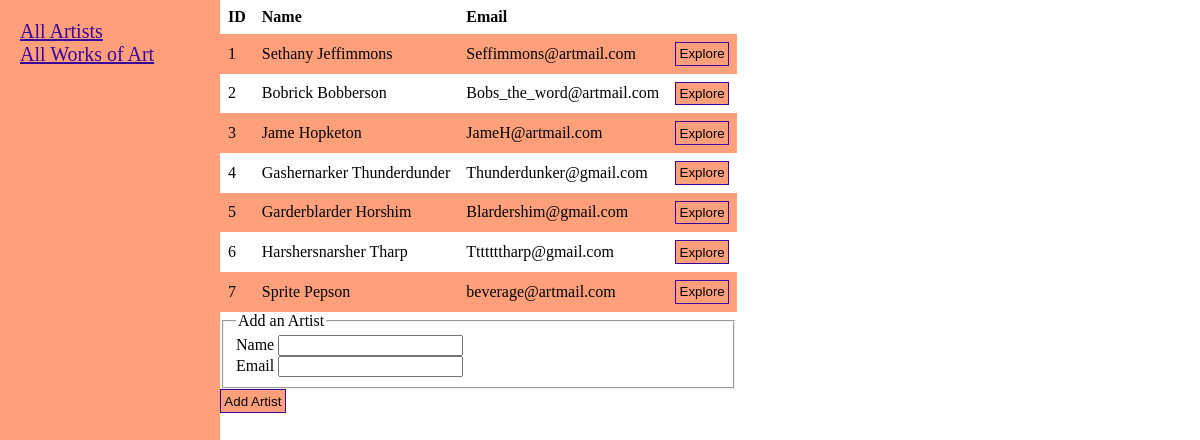
The page /addartist on the database as committed earlier.
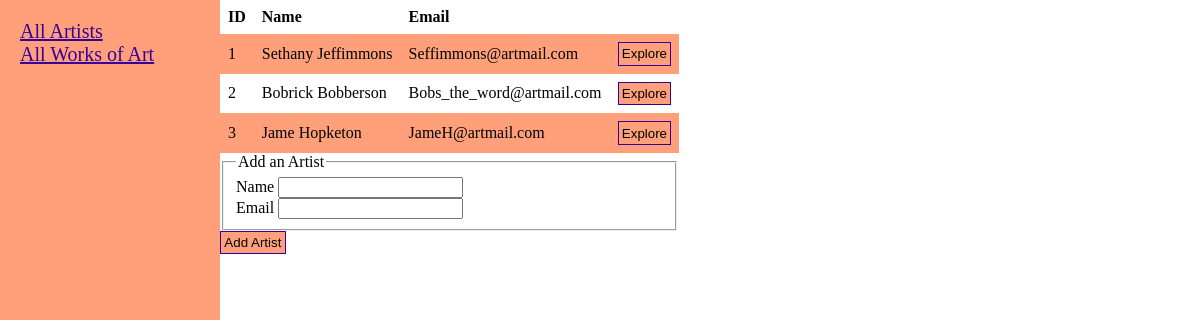
The same page on the database as committed later.
### Models.py (models this page shows, shortened)
class Artist(Model):
    class Meta:
        database = db
        constraints = [SQL('UNIQUE(name COLLATE NOCASE)')]
    name = CharField()
    email_address = CharField()

### routes.py (the view, shortened to what this page needs)
@app.route('/artists', methods=['GET', 'POST'])
@app.route('/addartist', methods=['GET', 'POST'])
def addartist():
    form = ArtistInputForm()
    artists = artist.get_all_artists()
    return render_template('add_artist.html', title='AddArtist', form=form, artists=artists)

### get_info.py
class ArtistInputForm(FlaskForm):
    name = StringField('Name', validators=[DataRequired(), Length(max=50)])
    email_address = StringField('Email', validators=[DataRequired(), Email(),  Length(max=50)])
    submit=SubmitField('Add Artist')

### artist.py (called while the page is built)
def get_all_artists():
    query = Artist.select()
    return list(query)

### templates/add_artist.html (shortened to what this page needs)
{% extends "display_artists.html" %}
{% block add_artist %}
    <form method="POST" action="">
        <fieldset>
            <legend>Add an Artist</legend>
            <div>
                {{ form.name.label() }}
                {% if form.name.errors %}
                    {{form.name()}}
                    <div>
                        {% for error in form.name.errors %}
                            <span>{{error}}</span>
                        {% endfor %}
                    </div>
                {% else %}
                    {{ form.name() }}
                {% endif %}
            </div>
            <div>
                {{ form.email_address.label() }}
                {% if form.email_address.errors %}
                    {{form.email_address()}}
                    <div>
                        {% for error in form.email_address.errors %}
                            <span>{{error}}</span>
                        {% endfor %}
                    </div>
                {% else %}
                    {{ form.email_address() }}
                {% endif %}
            </div>
        </fieldset>
        <div>
            {{ form.submit(class_="btn") }}
        </div>
   </form>
{% endblock add_artist %}

### templates/display_artists.html
{% extends "layout.html" %}
{% block content %}
    <form method="POST" action="/show_artists_art">
        <table>
            <tr>
                <th>ID</th>
                <th>Name</th>
                <th>Email</th>
            </tr>
            {% for artist in artists %}
                <tr>
                    <td>{{artist.id}}</td>
                    <td>{{artist.name}}</td>
                    <td>{{artist.email_address}}</td>
                    <td> <button name="explore" value="{{artist.id}}"> Explore </button> </td>
                </tr>
            {% endfor %}
        </table>
    </form>
    {% block add_artist %}{% endblock add_artist %}
{% endblock content %}

### templates/layout.html (shortened to what this page needs)
<!DOCTYPE html>
<html>
    <head>
        <link rel="stylesheet" type="text/css" href="{{ url_for('static', filename='main.css') }}">
    </head>
    <body>
        <div class="page">
            <div class = "sidebar column">
                <div class="sidebar-link"><a href="{{ url_for('addartist') }}">All Artists</a></div>
                <div class="sidebar-link"><a href="{{ url_for('addart') }}">All Works of Art</a></div>
            </div>
            <div class="dummy-column column"> . </div>
            <div class="content column">
                {% block content %}{% endblock %}
            </div>
        </div>
    </body>
</html>

### static/main.css (style rules this page uses)
body { margin: 0; }
.page { box-sizing: border-box; }
.column { float: left; }
.dummy-column { width: 15%; padding: 1em; font-size: 1.25em; }
.sidebar { position: absolute; width: 15%; height: 100%; background-color: lightsalmon; padding: 1em; font-size: 1.25em; font-weight: 500; }
a, a:visited { color: rgb(54, 0, 155); }
table { border-collapse: collapse; width: 100%; }
th, td { text-align: left; padding: .5em; }
tr:nth-child(even) { background-color: lightsalmon; }
button, .btn { padding: .25em; transition-duration: 0.4s; background-color: lightsalmon; border: none; text-align: center; text-decoration: none; display: inline-block; border: 1px solid rgb(54, 0, 155); }

Rows that differ between the two databases and show on the page:
removed Artist: id "4", name "Gashernarker Thunderdunder", email_address "Thunderdunker@gmail.com"
removed Artist: id "5", name "Garderblarder Horshim", email_address "Blardershim@gmail.com"
removed Artist: id "6", name "Harshersnarsher Tharp", email_address "Tttttttharp@gmail.com"
removed Artist: id "7", name "Sprite Pepson", email_address "beverage@artmail.com"
